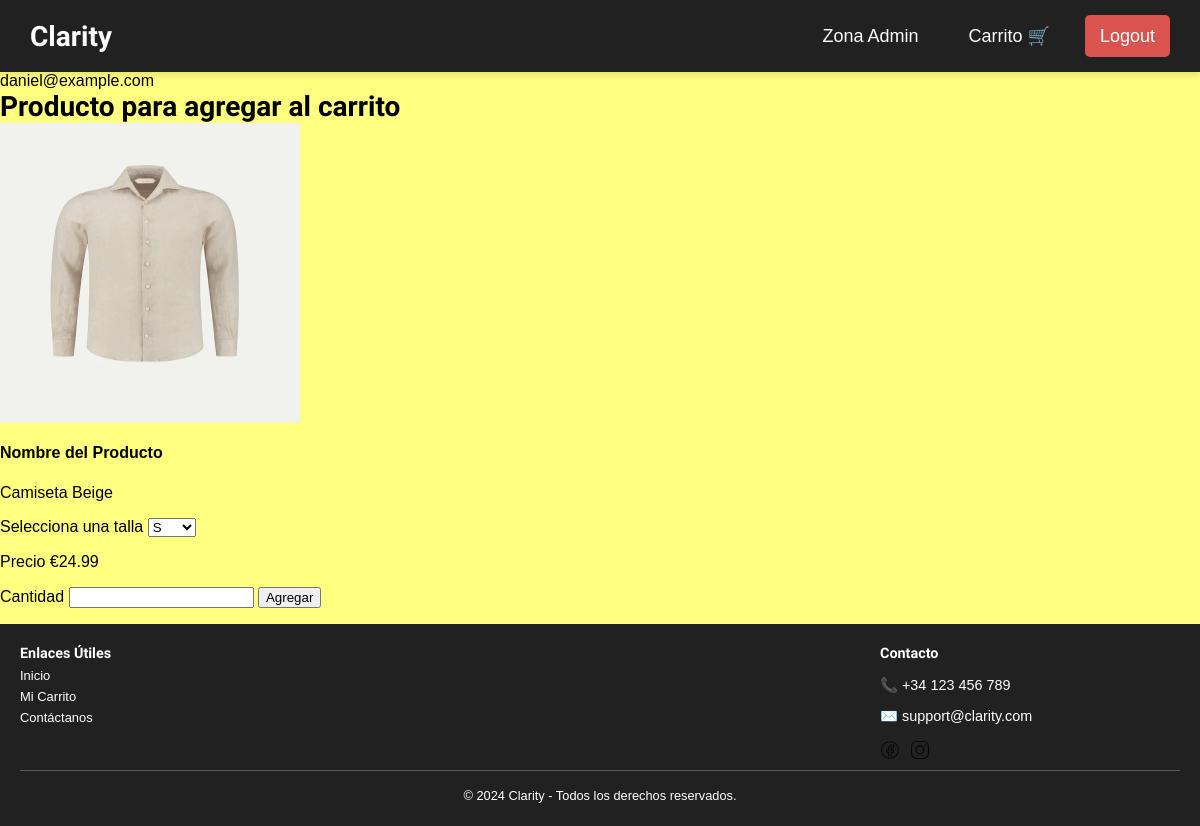
The app's page /agregar_carrito.php?id=3 (signed in) with its own data.
### tables this page shows
CREATE TABLE IF NOT EXISTS PRODUCTO(

    id_producto INTEGER AUTO_INCREMENT PRIMARY KEY,
    id_categoria INTEGER,
    precio DECIMAL(10,2) NOT NULL,
    color VARCHAR(15) NOT NULL,
    imagen VARCHAR(255),
    descripcion VARCHAR(255) NOT NULL,
    nombre_producto VARCHAR(100) NOT NULL,
    cantidad_stock INT NOT NULL,
    FOREIGN KEY (id_categoria) REFERENCES CATEGORIA (id_categoria)

);

### includes/funciones.php (called while the page is built, shortened)
<?php
function getProductos($id_producto = null)
{
    $conexion = connectDB();
    if ($id_producto) {
        $query = "SELECT * FROM PRODUCTO WHERE id_producto = ?";
        $stmt = $conexion->prepare($query);
        $stmt->bind_param("i", $id_producto);
    } else {
        $query = "SELECT * FROM PRODUCTO ORDER BY id_producto ASC;";
        $stmt = $conexion->prepare($query);
    }
    $stmt->execute();
    $result = $stmt->get_result();
    $productos = array();
    if ($result && $result->num_rows > 0) {
        while ($row = $result->fetch_assoc()) {
            $productos[] = [
                'id_producto' => $row['id_producto'],
                'id_categoria' => $row['id_categoria'],
                'precio' => $row['precio'],
                'color' => $row['color'],
                'imagen' => $row['imagen'],
                'descripcion' => $row['descripcion'],
                'nombre_producto' => $row['nombre_producto'],
                'cantidad_stock' => $row['cantidad_stock'],
            ];
        }
        return $id_producto ? $productos[0] : $productos;
    }
}

### public/agregar_carrito.php (the view, shortened to what this page needs)
<?php
include '../includes/header.php';
$id_producto = isset($_GET["id"]) ? $_GET["id"] : null;
$tallas = ["S","M","L","XXL"];
$producto = getProductos($id_producto);
echo $_SESSION["email"];
?>
<!DOCTYPE html>
<html lang="en">
<head>
</head>
<body>
    <h1>Producto para agregar al carrito</h1>
    <div class="tarjeta_producto">
        <form action="<?= $_SERVER["PHP_SELF"] . "?id=" . $producto["id_producto"]?>" method="post">
    <img src="../assets/images/<?=$producto["imagen"]?>"alt="imagen producto" width="300px" height="300px">
    <div class="detalles_producto">
        <h4>Nombre del Producto</h4>
        <p><?=$producto["nombre_producto"]?></p>
        <label for="talla">Selecciona una talla</label>
        <select name="talla" id="talla">
            <?php foreach($tallas as $talla):?>
            <option value="<?=$talla?>"><?=$talla?></option>
            <?php endforeach; ?>
        </select>
    </div>
    <div class="precio">
        <p>Precio €<?=$producto["precio"]?></p>
        <label for="cantidad">Cantidad</label>
        <input type="number" step="1" name="cantidad" max = "<?=$producto["cantidad_stock"]?>" required>
        <button type="submit">Agregar</button>
    </div>
</form>
    </div>
</body>
<?php include '../includes/footer.php';?>
</html>

### assets/css/header.css (style rules this page uses)
body { background-color: var(--primaryColor); font-family: Arial, sans-serif; margin: 0; padding: 0; }
h1 { font-family: var(--titlesLetters); font-size: 28px; margin: 0; }

### assets/css/footer.css (style rules this page uses)
body { display: flex; flex-direction: column; min-height: 100vh; margin: 0; background-color: var(--primaryColor); }

### records on screen
producto: imagen (picture), nombre_producto "Camiseta Beige", precio "24.99"

### other values on screen
$_SESSION["email"] "daniel@example.com"
form field talla "S"
